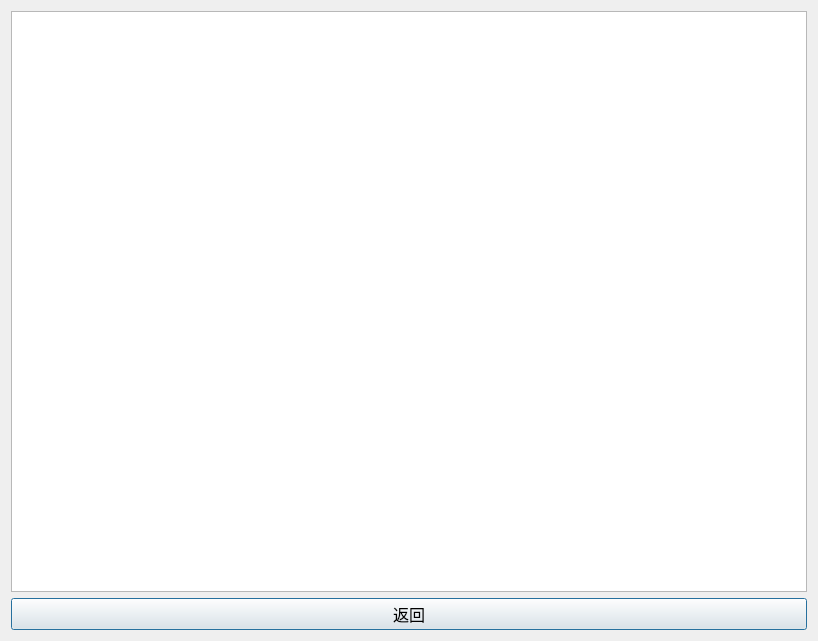
<?xml version="1.0" encoding="UTF-8"?>
<ui version="4.0">
 <class>win_terminal</class>
 <widget class="QDialog" name="win_terminal">
  <property name="windowModality">
   <enum>Qt::ApplicationModal</enum>
  </property>
  <property name="geometry">
   <rect>
    <x>0</x>
    <y>0</y>
    <width>818</width>
    <height>641</height>
   </rect>
  </property>
  <property name="font">
   <font>
    <family>Times New Roman</family>
    <pointsize>12</pointsize>
   </font>
  </property>
  <property name="windowTitle">
   <string>终端输出</string>
  </property>
  <property name="windowIcon">
   <iconset resource="../resource_rc/resource.qrc">
    <normaloff>:/插图/N.png</normaloff>:/插图/N.png</iconset>
  </property>
  <layout class="QVBoxLayout" name="verticalLayout">
   <item>
    <widget class="QTextEdit" name="textEdit">
     <property name="font">
      <font>
       <family>Times New Roman</family>
       <pointsize>20</pointsize>
      </font>
     </property>
     <property name="readOnly">
      <bool>true</bool>
     </property>
     <property name="html">
      <string>&lt;!DOCTYPE HTML PUBLIC &quot;-//W3C//DTD HTML 4.0//EN&quot; &quot;http://www.w3.org/TR/REC-html40/strict.dtd&quot;&gt;
&lt;html&gt;&lt;head&gt;&lt;meta name=&quot;qrichtext&quot; content=&quot;1&quot; /&gt;&lt;style type=&quot;text/css&quot;&gt;
p, li { white-space: pre-wrap; }
&lt;/style&gt;&lt;/head&gt;&lt;body style=&quot; font-family:'Times New Roman','Times New Roman'; font-size:20pt; font-weight:400; font-style:normal;&quot;&gt;
&lt;p style=&quot;-qt-paragraph-type:empty; margin-top:0px; margin-bottom:0px; margin-left:0px; margin-right:0px; -qt-block-indent:0; text-indent:0px; font-size:9pt;&quot;&gt;&lt;br /&gt;&lt;/p&gt;&lt;/body&gt;&lt;/html&gt;</string>
     </property>
    </widget>
   </item>
   <item>
    <layout class="QHBoxLayout" name="horizontalLayout">
     <item>
      <widget class="QPushButton" name="pushButton_2">
       <property name="minimumSize">
        <size>
         <width>0</width>
         <height>30</height>
        </size>
       </property>
       <property name="text">
        <string>返回</string>
       </property>
      </widget>
     </item>
    </layout>
   </item>
  </layout>
 </widget>
 <resources>
  <include location="../resource_rc/resource.qrc"/>
 </resources>
 <connections>
  <connection>
   <sender>pushButton_2</sender>
   <signal>clicked()</signal>
   <receiver>win_terminal</receiver>
   <slot>accept()</slot>
   <hints>
    <hint type="sourcelabel">
     <x>371</x>
     <y>622</y>
    </hint>
    <hint type="destinationlabel">
     <x>41</x>
     <y>-19</y>
    </hint>
   </hints>
  </connection>
 </connections>
</ui>
